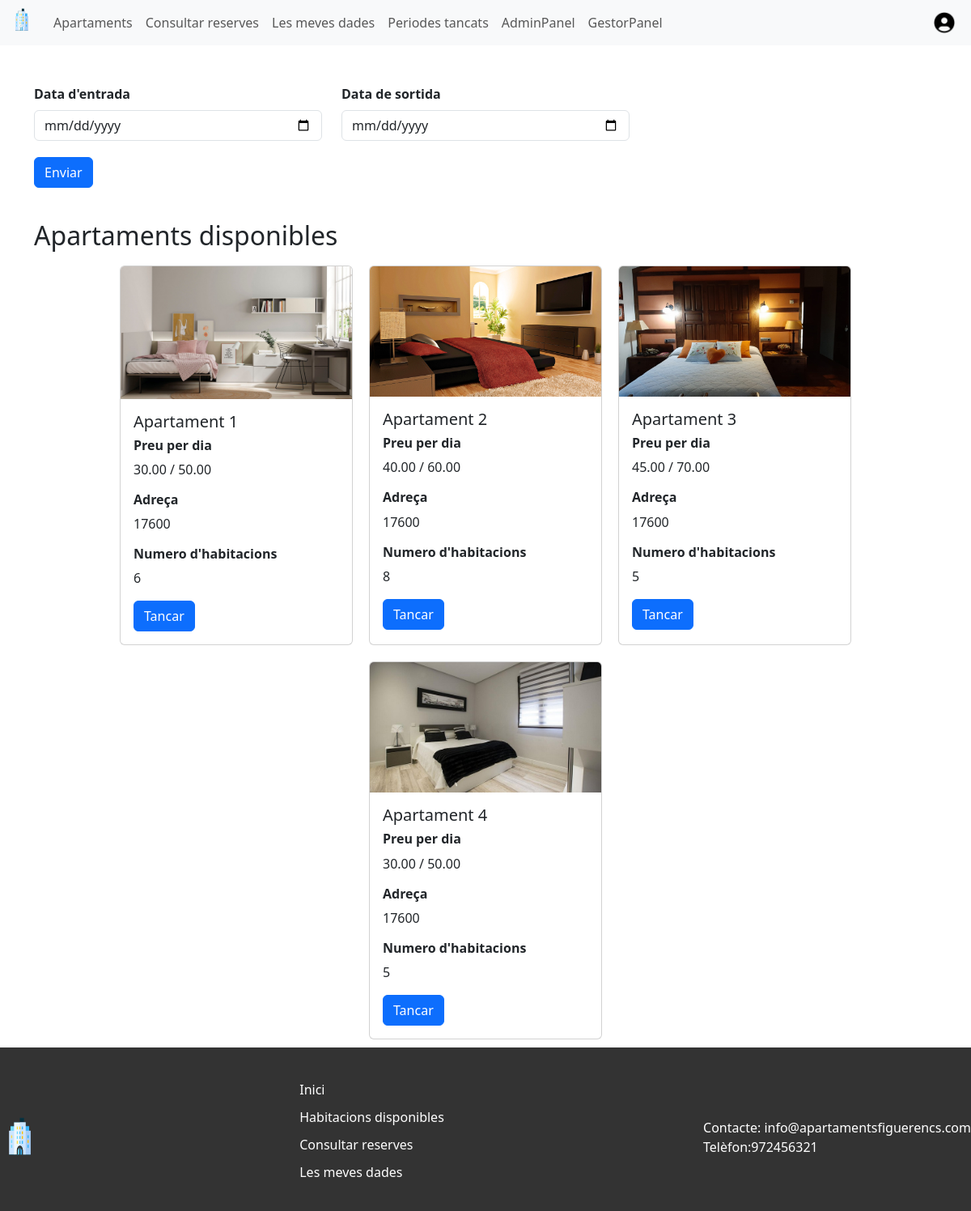
The page /index.php?r=tancaments (signed in) on the database its author committed.
### tables this page shows
CREATE TABLE `apartamentos` (
  `ID` int(11) NOT NULL AUTO_INCREMENT,
  `Titol` varchar(255) DEFAULT NULL,
  `Preu_Alta` decimal(10,2) DEFAULT NULL,
  `Preu_Baixa` decimal(10,2) DEFAULT NULL,
  `Temporades` varchar(255) DEFAULT NULL,
  `Longitud` decimal(9,6) DEFAULT NULL,
  `Latitud` decimal(8,6) DEFAULT NULL,
  `N_Habitacions` int(11) DEFAULT NULL,
  `Metres_Quadrats` int(11) DEFAULT NULL,
  `Descripcio` text DEFAULT NULL,
  `Adreca_Postal` varchar(255) DEFAULT NULL,
  `Serveis` varchar(255) DEFAULT NULL,
  PRIMARY KEY (`ID`)
);

### src/Emeset/Container.php (called while the page is built, shortened)
<?php
class Container
{
    public $config = [];
    public function __construct($config)
    {
        $this->config = $config;
    }
    public function users()
    {
        return new \Daw\Users(
            $this->config["db"]["user"],
            $this->config["db"]["pass"],
            $this->config["db"]["db"],
            $this->config["db"]["host"]
        );
    }
}

### src/models/Users.php (called while the page is built, shortened)
<?php
class Users {
    public $sql;
    public function __construct($user, $pass, $db, $host){
        $dsn = "mysql:dbname={$db};host={$host}";
        try {
            $this->sql = new \PDO($dsn, $user, $pass);
        } catch (\PDOException $e) {
            die('Ha fallat la connexió: ' . $e->getMessage());
        }
    }
public function buscarHotels($Data_Entrada, $Data_Sortida, $n_persones){
    $stm = $this->sql->prepare(
        "SELECT * FROM apartamentos WHERE
        ID NOT IN (SELECT ID_Apartament FROM reserva
                   WHERE Data_Sortida >= :Data_Entrada AND Data_Entrada <= :Data_Sortida)
        AND N_Habitacions >= :n_persones;"
    );
    $stm->execute([
        ':Data_Entrada' => $Data_Entrada,
        ':Data_Sortida' => $Data_Sortida,
        ':n_persones' => $n_persones
    ]);
    $apps = array();
    while ($app = $stm->fetch(\PDO::FETCH_ASSOC)) {
        $apps[] = $app;
    }
    return $apps;
}
}

### src/controllers/tancaments.php (called while the page is built)
<?php
function ctrlTancaments($request, $response, $container) {
    $response->setTemplate("tancaments.php");
    $taskModel = $container->users();
    $Data_Entrada = $_POST['Data_Entrada'] ?? "2000-01-01";
    $Data_Sortida = $_POST['Data_Sortida'] ?? "2000-01-01";
    $n_persones = $_POST['n_persones'] ?? 0;
    $apps = $taskModel->buscarHotels($Data_Entrada, $Data_Sortida, $n_persones);
    $response->set("apps", $apps);
    return $response;
}

### src/views/tancaments.php (the view, shortened to what this page needs)
<!DOCTYPE html>
<html>
<head>
    <link rel="stylesheet" href="https://unpkg.com/leaflet@1.7.1/dist/leaflet.css"/>
    <link href="https://cdn.jsdelivr.net/npm/bootstrap@5.3.2/dist/css/bootstrap.min.css" rel="stylesheet">
    <link rel="stylesheet" href="style.css">
</head>
    <header>
        <?php include 'header.php'; ?>
    </header>
<div class="container mt-5 buscador">
     <form method="POST" action="index.php?r=rooms">
      <div class="row">
        <div class="col-md-4">
          <div class="mb-3">
            <label for="fechaEntrada" class="form-label">Data d'entrada</label>
            <input name="Data_Entrada" type="date" class="form-control" id="fechaEntrada">
          </div>
          <input type="submit" class="btn btn-primary btn_date" value="Enviar"></input>
        </div>
        <div class="col-md-4">
          <div class="mb-3">
            <label for="fechaSalida" class="form-label">Data de sortida</label>
            <input name="Data_Sortida" type="date" class="form-control" id="fechaSalida">
          </div>
        </div>
        <div class="col-md-4">
        </div>
      </div>
    </form>
  </div>
<div class="container">
  <h2>Apartaments disponibles</h2>
  <?php if (!empty($apps)): ?>
    <div class="d-flex flex-wrap justify-content-center">
      <?php foreach ($apps as $app): ?>
        <div class="card card-margin" style="width: 18rem;">
          <img src="images/<?= $app['Titol']; ?>.jpg" class="card-img-top" alt="...">
          <div class="card-body">
            <h5 class="card-title"><?= $app['Titol']; ?></h5>
        <h6 class="card-title">Preu per dia</h6>
        <p class="card-text"><?= $app['Preu_Baixa'] . " / " . $app['Preu_Alta']; ?></p>
        <h6 class="card-title">Adreça</h6>
        <p class="card-text"><?= $app['Adreca_Postal']; ?></p>
        <h6 class="card-title">Numero d'habitacions</h6>
        <p class="card-text"><?= $app['N_Habitacions']; ?></p>
        <button type="button" class="btn btn-primary openModal" data-bs-toggle="modal" data-bs-target="#exampleModal" data-apartament-id="<?= $app['ID']; ?>">
          Tancar
        </button>
          </div>
        </div>
      <?php endforeach; ?>
    </div>
  <?php else: ?>
    <p>No hi ha apartaments disponibles amb les dades proporcionades.</p>
  <?php endif; ?>
</div>
    <footer>
<?php include 'footer.php' ?>
</footer>
</body>
</html>

### public/style.css (style rules this page uses)
footer { background-color: #333; color: #fff; padding: 20px 0; }
.card { margin-top: 50px; }
.form-control { margin-bottom: 20px; }
.form-label { font-weight: bold; }
.card-margin { margin: 10px; }
.buscador { margin-bottom: 40px; }
h6 { font-weight: bold; }

### rows shown on the page
apartamentos: Titol (picture), Titol "Apartament 1", Preu_Baixa "30.00", Preu_Alta "50.00", Adreca_Postal "17600", N_Habitacions "6"
apartamentos: Titol (picture), Titol "Apartament 2", Preu_Baixa "40.00", Preu_Alta "60.00", Adreca_Postal "17600", N_Habitacions "8"
apartamentos: Titol (picture), Titol "Apartament 3", Preu_Baixa "45.00", Preu_Alta "70.00", Adreca_Postal "17600", N_Habitacions "5"
apartamentos: Titol (picture), Titol "Apartament 4", Preu_Baixa "30.00", Preu_Alta "50.00", Adreca_Postal "17600", N_Habitacions "5"
